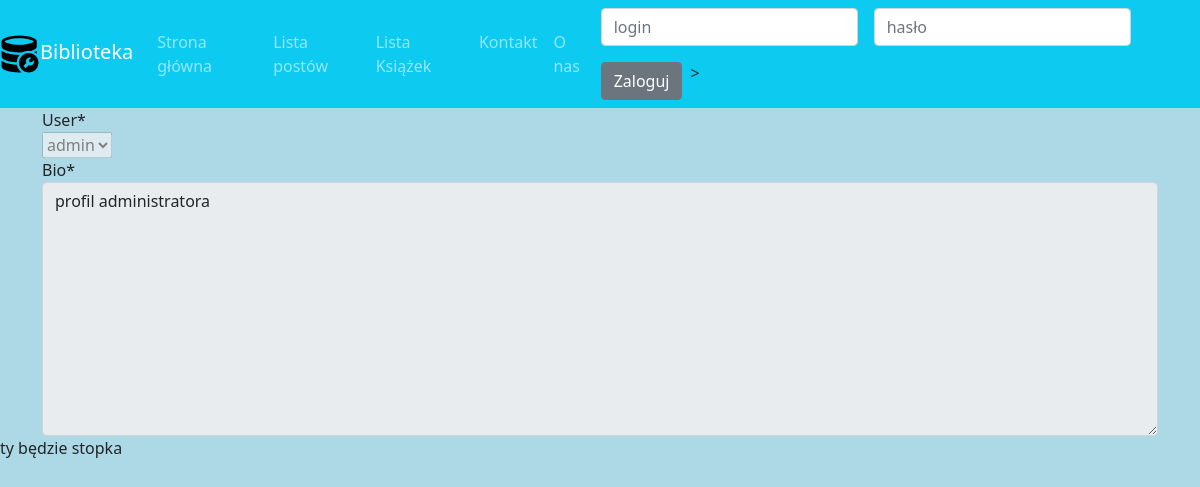
The app's page /user/1/profile, older data.
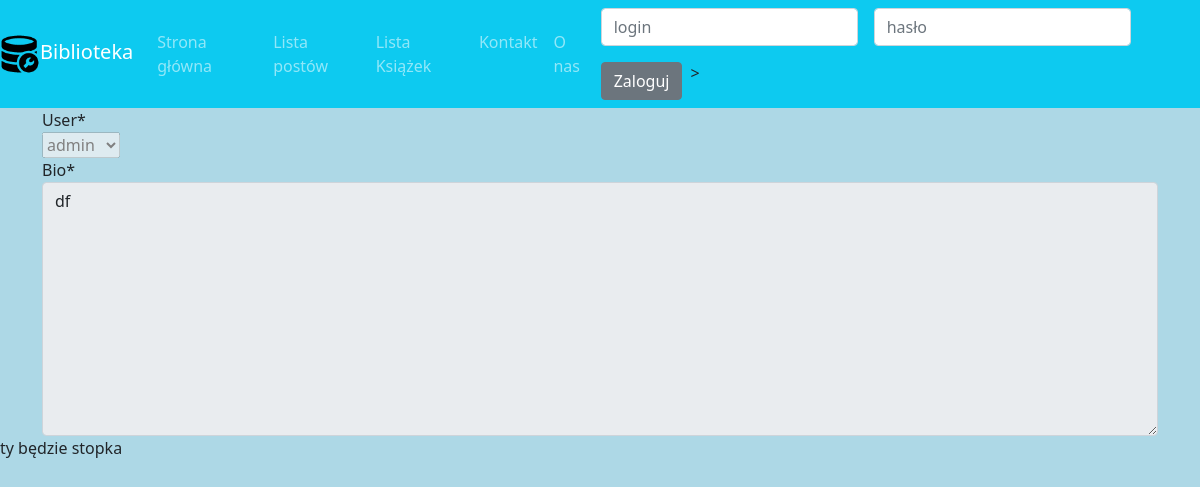
The same page, newer data.
### main/models.py (models this page shows)
class UserProfile(models.Model):
    user = models.OneToOneField("auth.User", on_delete=models.CASCADE)
    bio = models.TextField()

### main/views.py (the view)
# urls.py: path('user/<int:user_id>/profile', user_profile, name='userprofile')
def user_profile(request, user_id):
    user = get_object_or_404(get_user_model(), id=user_id)
    if request.method == 'post':
        try:
            profile = user.userprofile
            form = UserProfileForm(request.POST, instance=profile)
        except AttributeError:
            pass
        if form.is_valid():
            form.save()
    else:
        try:
            profile = user.userprofile
            form = UserProfileForm(instance=profile)
        except AttributeError:
            form = UserProfileForm(initial={"user": user, "bio": ""})
        if request.user != user:
            for field in form.fields:
                form.fields[field].disabled = True
            form.helper.inputs = []
    return render(request, 'main/userprofile.html', {'form': form})

### main/forms.py
class UserProfileForm(forms.ModelForm):
    class Meta:
        model = UserProfile
        fields = ['user', 'bio']
    def __init__(self, *args, **kwargs):
        super().__init__(*args, **kwargs)
        self.helper = FormHelper()
        self.helper.form_method = 'post'
        self.helper.form_action = 'profile'
        self.helper.add_input(Submit('submit', 'Wyślij'))

### main/templates/main/userprofile.html (shortened to what this page needs)
{% extends 'base.html' %}
{% load crispy_forms_tags %}
{% block content %}
{% crispy form %}
{% endblock %}

Row changes from the older to the newer data that the page shows:
changed UserProfile "admin": bio "profil administratora" → "df"
